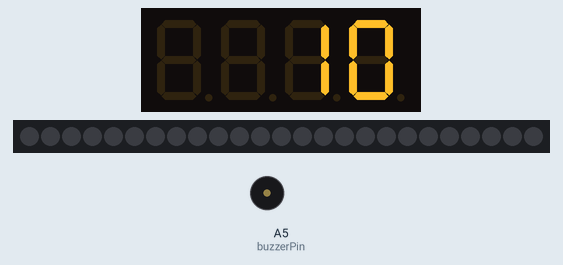
The sketch below on a simulated Arduino Uno, built with avr-gcc and run on an emulated ATmega328P. Shown: 4-digit seven-segment display, 25 RGB LEDs in strip order, left to right, buzzer (waves = sounding). Dim RGB values are drawn brighter than linear.

Above: at 0.1 s.
At 13.6 s:
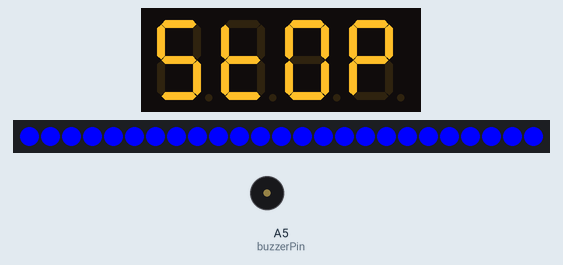
At 30.1 s:
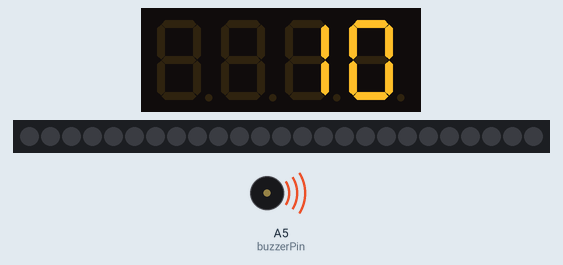
At 39.1 s:
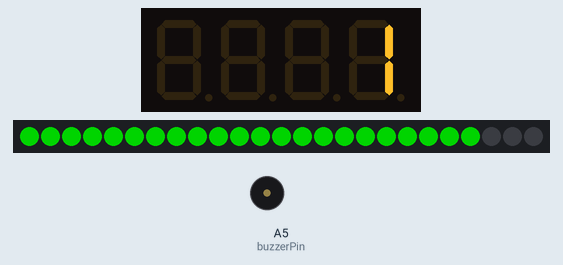
Timing chart, 0 to 40.0 s (numbered marks = the images above):
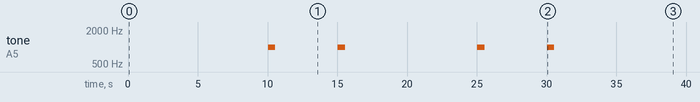

The sketch:

Pomodoro_Mood_Lamp.ino
```cpp
#include "SevSeg.h"
#include <FastLED.h>
#include <Tone.h>

SevSeg sevseg;

unsigned long startTime;
unsigned long stopDisplayTime = 0;
unsigned long blinkStartTime = 0;
bool isBlinkOn = false;
bool isCountdownRunning = true;
int mode = 1;
int buttonPin = 13;
int buttonState = HIGH;
int lastButtonState = HIGH;
unsigned long lastDebounceTime = 0;
unsigned long debounceDelay = 50;

#define LED_PIN 1
#define NUM_LEDS 25
#define LED_TYPE WS2812B
#define COLOR_ORDER GRB

CRGB leds[NUM_LEDS];
Tone buzzer;

void setup() {
  byte numDigits = 4;
  byte digitPins[] = {2, 3, 4, 5};
  byte segmentPins[] = {6, 7, 8, 9, 10, 11, 12, 13};
  bool resistorsOnSegments = 0;

  sevseg.begin(COMMON_CATHODE, numDigits, digitPins, segmentPins, resistorsOnSegments);
  sevseg.setBrightness(60);

  FastLED.addLeds<LED_TYPE, LED_PIN, COLOR_ORDER>(leds, NUM_LEDS);

  pinMode(buttonPin, INPUT_PULLUP);

  startTime = millis();

  buzzer.begin(A5);
}

int seconds = 10;
const int countdownDuration = 10 * 1000;
const int stopPhaseDuration = 5 * 1000;
const int buzzerPin = A5;

void loop() {
  long elapsed = elapsedSec();

  int reading = digitalRead(buttonPin);

  if (reading != lastButtonState) {
    lastDebounceTime = millis();
  }

  if (millis() - lastDebounceTime > debounceDelay) {
    if (reading != buttonState) {
      buttonState = reading;

      if (buttonState == LOW) {
        // Button is pressed, switch to the next mode
        mode = (mode % 5) + 1;
        restartCycle();
      }
    }
  }

  lastButtonState = reading;

  if (isCountdownRunning) {
    long remainingSec = seconds - elapsed;

    if (remainingSec <= 0) {
      sevseg.setChars("STOP");
      setAllLEDs(CRGB::Blue);
      isBlinkOn = false;
      isCountdownRunning = false;
      stopDisplayTime = millis();
      buzzer.play(1000, 500); // Play a sound with frequency 1000Hz for 500ms
    } else {
      sevseg.setNumber(remainingSec);

      // Start of the 10-second phase, initialize LED colors
      if (remainingSec == seconds) {
        initializeLEDColors();
      }

      // Update the progress bar
      int progress = map(remainingSec, seconds, 0, 0, NUM_LEDS);
      setProgressBar(progress);
    }
  } else {
    if (millis() - stopDisplayTime >= stopPhaseDuration) {
      restartCycle();
      buzzer.play(1000, 500); // Play a sound with frequency 2000Hz for 500ms
    } else {
      if (!isBlinkOn && millis() - blinkStartTime >= 1000) {
        isBlinkOn = true;
        blinkStartTime = millis();
        sevseg.setChars("");
        setAllLEDs(CRGB::Black);
      } else if (isBlinkOn && millis() - blinkStartTime >= 500) {
        isBlinkOn = false;
        blinkStartTime = millis();
        sevseg.setChars("STOP");
        setAllLEDs(CRGB::Blue);
      }
    }
  }

  sevseg.refreshDisplay();
  FastLED.show();
}

unsigned long elapsedSec() {
  return (millis() - startTime) / 1000;
}

void setAllLEDs(const CRGB& color) {
  for (int i = 0; i < NUM_LEDS; i++) {
    leds[i] = color;
  }
}

void setProgressBar(int progress) {
  for (int i = 0; i < NUM_LEDS; i++) {
    if (i < progress) {
      leds[i] = CRGB::Green; // Lit segments represent progress
    } else {
      leds[i] = CRGB::Black; // Unlit segments represent remaining time
    }
  }
}

void initializeLEDColors() {
  int numColors = 5; // Number of colors in the 10-second phase
  int colorIndex = mode - 1; // Starting color index based on the mode

  // Set the LED colors in a loop
  for (int i = 0; i < NUM_LEDS; i++) {
    // Get the color based on the current color index
    CRGB color;

    switch (colorIndex) {
      case 0:
        color = CRGB::Orange;
        break;
      case 1:
        color = CRGB::Lime;
        break;
      case 2:
        color = CRGB::Red;
        break;
      case 3:
        color = CRGB::Navy;
        break;
      case 4:
        color = CRGB::Indigo;
        break;
      default:
        break;
    }

    setAllLEDs(color);

    // Update the color index for the next LED
    colorIndex = (colorIndex + 1) % numColors;
  }
}

void restartCycle() {
  seconds = 10; // Reset the countdown duration
  isCountdownRunning = true; // Start the countdown
  startTime = millis(); // Reset the start time
}

void stopChargingEffect() {
  setAllLEDs(CRGB::Black);
  FastLED.show();
}
```

Tone.h
```cpp
// (licence header left out)
#ifndef _Tone_h
#define _Tone_h

#include <stdint.h>

/*
|| Public Constants
*/

#define NOTE_B0  31
#define NOTE_C1  33
#define NOTE_CS1 35
#define NOTE_D1  37
#define NOTE_DS1 39
#define NOTE_E1  41
#define NOTE_F1  44
#define NOTE_FS1 46
#define NOTE_G1  49
#define NOTE_GS1 52
#define NOTE_A1  55
#define NOTE_AS1 58
#define NOTE_B1  62
#define NOTE_C2  65
#define NOTE_CS2 69
#define NOTE_D2  73
#define NOTE_DS2 78
#define NOTE_E2  82
#define NOTE_F2  87
#define NOTE_FS2 93
#define NOTE_G2  98
#define NOTE_GS2 104
#define NOTE_A2  110
#define NOTE_AS2 117
#define NOTE_B2  123
#define NOTE_C3  131
#define NOTE_CS3 139
#define NOTE_D3  147
#define NOTE_DS3 156
#define NOTE_E3  165
#define NOTE_F3  175
#define NOTE_FS3 185
#define NOTE_G3  196
#define NOTE_GS3 208
#define NOTE_A3  220
#define NOTE_AS3 233
#define NOTE_B3  247
#define NOTE_C4  262
#define NOTE_CS4 277
#define NOTE_D4  294
#define NOTE_DS4 311
#define NOTE_E4  330
#define NOTE_F4  349
#define NOTE_FS4 370
#define NOTE_G4  392
#define NOTE_GS4 415
#define NOTE_A4  440
#define NOTE_AS4 466
#define NOTE_B4  494
#define NOTE_C5  523
#define NOTE_CS5 554
#define NOTE_D5  587
#define NOTE_DS5 622
#define NOTE_E5  659
#define NOTE_F5  698
#define NOTE_FS5 740
#define NOTE_G5  784
#define NOTE_GS5 831
#define NOTE_A5  880
#define NOTE_AS5 932
#define NOTE_B5  988
#define NOTE_C6  1047
#define NOTE_CS6 1109
#define NOTE_D6  1175
#define NOTE_DS6 1245
#define NOTE_E6  1319
#define NOTE_F6  1397
#define NOTE_FS6 1480
#define NOTE_G6  1568
#define NOTE_GS6 1661
#define NOTE_A6  1760
#define NOTE_AS6 1865
#define NOTE_B6  1976
#define NOTE_C7  2093
#define NOTE_CS7 2217
#define NOTE_D7  2349
#define NOTE_DS7 2489
#define NOTE_E7  2637
#define NOTE_F7  2794
#define NOTE_FS7 2960
#define NOTE_G7  3136
#define NOTE_GS7 3322
#define NOTE_A7  3520
#define NOTE_AS7 3729
#define NOTE_B7  3951
#define NOTE_C8  4186
#define NOTE_CS8 4435
#define NOTE_D8  4699
#define NOTE_DS8 4978


/*
|| Definitions
*/

class Tone
{
  public:
    void begin(uint8_t tonePin);
    bool isPlaying();
    void play(uint16_t frequency, uint32_t duration = 0);
    void stop();

  private:
    static uint8_t _tone_pin_count;
    uint8_t _pin;
    int8_t _timer;
};

#endif
```

Measured:
- by itself, tone on A5 (buzzerPin): plays 1000 Hz for 0.52 s, 1000 Hz for 0.52 s, 1000 Hz for 0.52 s, 1000 Hz for 0.52 s
- what the display in image 1 shows lasts 1.0 s, from 13.5 s to 14.5 s
